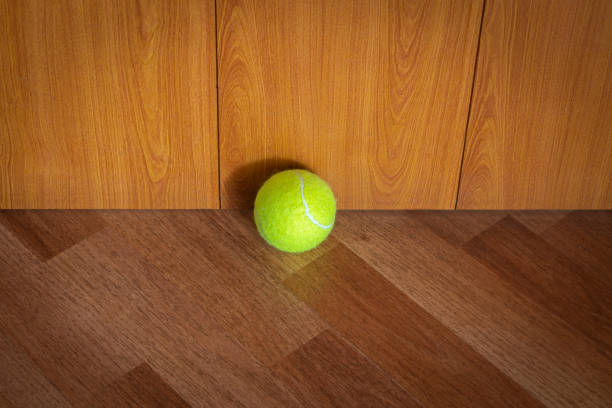
#> input picture tennisBall.jpg, 612 x 408 px, given in place of the camera
$ python edge_detection.py
#> lines starting #> are read from the running program, lines starting #| are printed output that depends on the picture; after the words box and inside, x2 and y2 are one past the last pixel; in counts of white or black regions, pixels touching at a corner belong together
import cv2
import numpy as np

def main():
    # Open the default camera (device index 0).
    cap = cv2.VideoCapture(0)

    if not cap.isOpened():
        print("Error: Could not open camera.")
        return

    print("Press 'q' to quit.")

    while True:
        ret, frame = cap.read()
#> frame is the input picture: shape (408, 612, 3); mean B, G, R 38.6, 87.9, 144.3
        if not ret:
            print("Error: Failed to read frame from camera.")
            break

        # Convert the frame to grayscale.
        gray = cv2.cvtColor(frame, cv2.COLOR_BGR2GRAY)
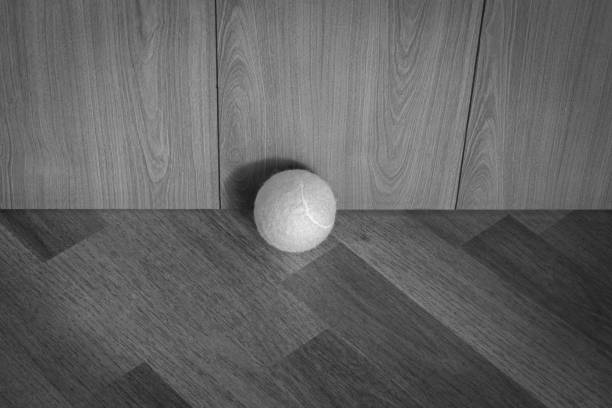
#> gray: shape (408, 612); min 23, max 248, mean 99.2

        # Apply Gaussian blur to reduce noise.
        blurred = cv2.GaussianBlur(gray, (5, 5), 0)

        # Perform Canny edge detection.
        edges = cv2.Canny(blurred, 100, 200)
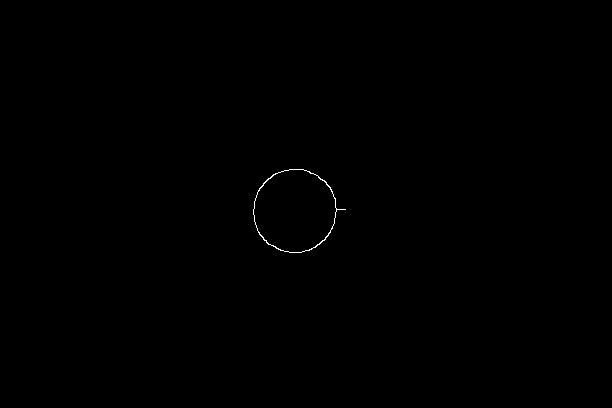
#> edges: shape (408, 612); 0.12% white in thin lines or dots, all inside (x1, y1, x2, y2) = (253, 169, 346, 253)

        # Experiment with Parameters: Adjust blur kernels
        # ((5, 5), (7, 7), etc.) and Canny thresholds
        # (e.g., (50, 150), (100, 200)) to see how they
        # affect the edge detection results.

        # Display the original (grayscale) and the edges.
        cv2.imshow('Original (Grayscale)', gray)
        cv2.imshow('Edges', edges)

        # Press 'q' to quit.
        if cv2.waitKey(1) & 0xFF == ord('q'):
#> (key q is pressed here)
            break

    # Release the camera resource and close windows.
    cap.release()
    cv2.destroyAllWindows()

if __name__ == "__main__":
    main()
